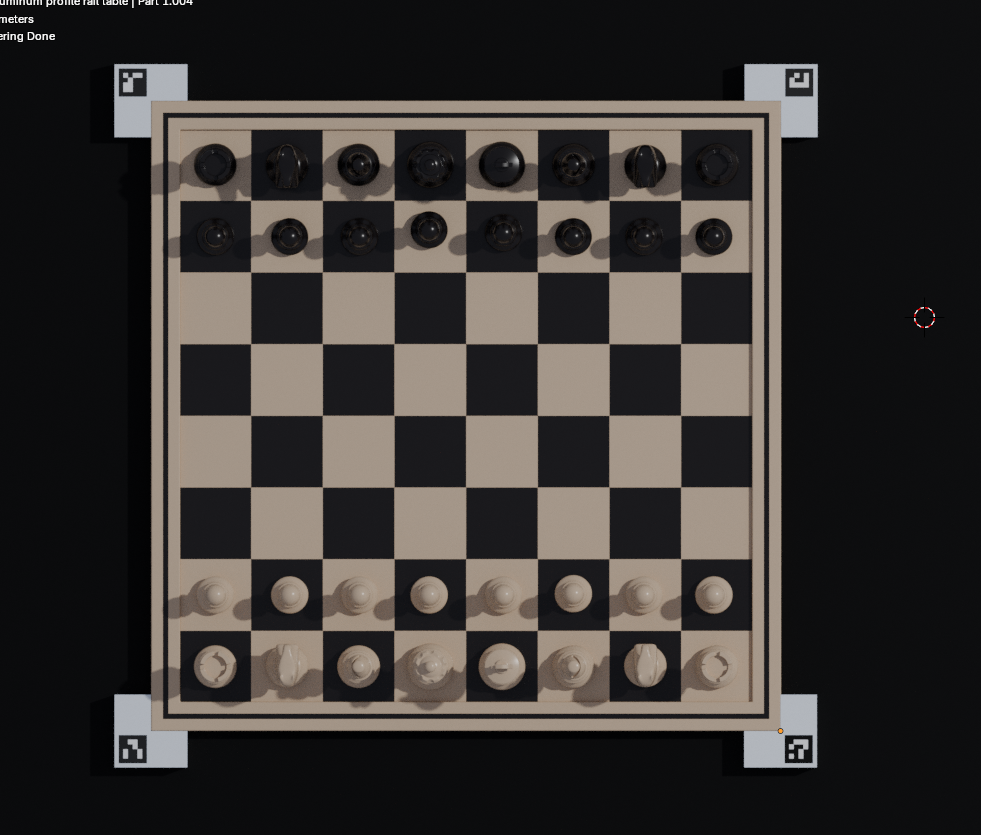
#> input picture vision/test_images/test_1.png, 981 x 835 px
$ python fen_det.py
#> lines starting #> are read from the running program, lines starting #| are printed output that depends on the picture

"""
Detects state of a board by tracking what square states have changed since last turn.
Also constructs board states from detected moves.
Avoids checking if the board is partially occluded.
"""

import chess
import cv2
import numpy as np
from numpy import ndarray
from sklearn.cluster import KMeans
import matplotlib.pyplot as plt
from scipy.signal import find_peaks

import os
BASE_DIR = os.path.dirname(os.path.abspath(__file__))

def detect_markers(im, verbose=False, show=False) -> dict:
    """
    Detects markers in an image of a chess board.
    Returns a list of detected marker positions.
    """
    dictionary = cv2.aruco.getPredefinedDictionary(cv2.aruco.DICT_4X4_50)
    detector = cv2.aruco.ArucoDetector(dictionary)
    corners, ids, _ = detector.detectMarkers(im)

    if verbose:
        print("Detected marker corners:", corners)
        print("Detected marker IDs:", ids)

    marker_poses = {}

    for i in range(len(corners)):
        marker_id = ids[i][0]
        marker_poses[f"marker_{marker_id}"] = corners[i]
        if show:
            # Draw the marker border
            cv2.polylines(im, [corners[i].astype(int)], True, (0, 255, 0), 2)

            # Label each corner
            corner_labels = [
                "TL",
                "TR",
                "BR",
                "BL",
            ]  # top-left, top-right, bottom-right, bottom-left
            for j, pt in enumerate(corners[i][0]):
                pt = tuple(pt.astype(int))
                cv2.circle(im, pt, 5, (0, 0, 255), -1)  # draw small circle
                cv2.putText(
                    im,
                    f"{corner_labels[j]}",
                    (pt[0] + 5, pt[1] - 5),  # offset text a bit
                    cv2.FONT_HERSHEY_SIMPLEX,
                    0.5,
                    (255, 0, 0),
                    1,
                    cv2.LINE_AA,
                )

    if show:
        im_markers = cv2.aruco.drawDetectedMarkers(im.copy(), corners, ids)
        cv2.imshow("Detected Markers", im_markers)
        cv2.waitKey(0)
        cv2.destroyAllWindows()
    return marker_poses


def perspective_correction(im, show=False) -> ndarray:
    """
    Perspective correction using detected markers to align the image of the chess board.
    """
    markers = detect_markers(im, show=show)
    size = (1000, 1000)

    corners_dst = np.array(
        [[0, 0], [size[0] - 1, 0], [size[0] - 1, size[1] - 1], [0, size[1] - 1]],
        dtype=np.float32,
    )

    corners = np.array(
        [
            markers["marker_1"][0][1],
            markers["marker_2"][0][0],
            markers["marker_3"][0][3],
            markers["marker_4"][0][2],
        ],
        dtype=np.float32,
    )

    flat_im = cv2.warpPerspective(
        im, cv2.getPerspectiveTransform(corners, corners_dst), size
    )

    if show:
        cv2.imshow("Corrected", flat_im)
        cv2.waitKey(0)
        cv2.destroyAllWindows()

    return flat_im


def board_size_from_checkers(im, verbose=False, show=False) -> tuple:
    """
    Determines the size of the chess board in terms of number of squares.
    This is done by using a checkerboard pattern detection algorithm to identify
    the corners of the squares on the chessboard, and then counting the number
    of squares along each dimension.
    """
    # Use OpenCV's checkerboard detection
    ret, corners = cv2.findChessboardCorners(im, (3, 7), None)

    # display corners for debugging
    if ret:
        im_corners = cv2.drawChessboardCorners(im.copy(), (3, 7), corners, ret)

        if show:
            cv2.imshow("Checkerboard Corners", im_corners)
            cv2.waitKey(0)
            cv2.destroyAllWindows()

        # Calculate square size
        square_size_x = np.linalg.norm(corners[0] - corners[1])

        if verbose:
            print(corners)
            print(f"Estimated square size: {square_size_x:.1f} pixels")
            print(f"Estimated board size: {board_size:.1f} pixels")

        board_size = 8 * square_size_x

        return board_size, square_size_x
    else:
        print("Checkerboard corners not detected.")
        return None

def crop_img(im, size) -> ndarray:
    """
    Crops the image to just the board area by
    finding the bounding box of the chessboard
    in the flattened image.
    """
    cropped_img = im[
        int(0.5 * im.shape[0] - size // 2) : int(
            0.5 * im.shape[0] + size // 2
        ),
        int(0.5 * im.shape[1] - size // 2) : int(
            0.5 * im.shape[1] + size // 2
        ),
    ]

    return cropped_img


def board_info(square_size, verbose=False) -> dict:
    square_dict = {}

    for i, square in enumerate(chess.SQUARE_NAMES):
        square = chess.square_name(chess.square_mirror(chess.Square(i)))
        row = i // 8
        col = i % 8

        x_l = col * square_size
        x_u = (col + 1) * square_size
        y_l = row * square_size
        y_u = (row + 1) * square_size

        _file = chess.square_file(i)
        _rank = chess.square_rank(i)

        square_dict[square] = {
            "x_lower": x_l,
            "x_upper": x_u,
            "y_lower": y_l,
            "y_upper": y_u,
            "idx": i,
            "occupied": False,
            "noise_score": 0,
            "color": 'white' if (_file + _rank) % 2 == 1 else  'black'
        }

    if verbose:
        print(square_dict)

    return square_dict

def noise_scores(im, square_size, verbose=False, plot=False, folder=False) -> ndarray:
    """
    generate noise score for each
    square by looking at
    the variance of pixel values
    """
    # TODO: The noise scores on each square fall into three buckets,
    #    1. occluded by white piece
    #    2. occluded by black piece
    #    3. empty
    # our goal is to assign true to the occupied field for the first two cases.
    # we cant simply do this with the median as this will
    # cause black squares occluded by black pieces to go unnoticed.
    # we need some other metric extracted from all the samples

    if len(im.shape) == 2:
        im = cv2.cvtColor(im, cv2.COLOR_GRAY2BGR)

    board_dict = board_info(square_size, verbose=verbose)
    noise_scores = []

    for square, bounds in board_dict.items():
        x_l = int(bounds["x_lower"])
        x_u = int(bounds["x_upper"])
        y_l = int(bounds["y_lower"])
        y_u = int(bounds["y_upper"])

        # Add inset to squares as edge misalignments may produce false positives
        inset = 5

        square_img = im[y_l+inset:y_u-inset, x_l+inset:x_u-inset]
        noise_score = np.var(square_img)
        board_dict[square]["noise_score"] = noise_score
        noise_scores.append(noise_score)


    # Determine median noise scores
    # for each type of piece occlusion
    X = np.array(noise_scores).reshape(-1, 1)
    kmeans = KMeans(n_clusters=3, random_state=0).fit(X)

    labels = kmeans.labels_
    centers = sorted(kmeans.cluster_centers_.flatten())
    noise_threshold_black = centers[0]
    noise_threshold_white = (centers[0] + centers[1]) / 2


    for square in chess.SQUARE_NAMES:
        board_dict[square]["occupied"] = (
            board_dict[square]["noise_score"] > (noise_threshold_white if (board_dict[square]["color"] == 'white') else noise_threshold_black)
        )

    if plot:
        # Histogram plot
        plt.figure(figsize=(6,4))
        plt.hist(noise_scores, bins=20)
        plt.title("Noise Score Histogram")
        plt.xlabel("Variance")
        plt.ylabel("Frequency")
        if folder:
            plt.savefig(os.path.join(folder, 'Noise_score_hist.png'))

        # K-Means plot
        plt.figure(figsize=(8, 2))
        plt.scatter(noise_scores, np.zeros_like(noise_scores),
                    c=labels, cmap='viridis', s=80)
        plt.scatter(centers, [0]*len(centers),
                    c='red', marker='x', s=200, linewidths=3)
        plt.yticks([])
        plt.xlabel("Noise Score (Variance)")
        plt.title("KMeans Clustering of Square Noise Scores")
        if folder:
            plt.savefig(os.path.join(folder, 'Noise_score_kmeans.png'))

    if verbose:
        print(f"Centers: {centers}")
        print("Noise scores for each square:")
        for square, score in zip(chess.SQUARES, noise_scores):
            print(f"{square}: {score:.2f} \n")
        print("Square dict: \n")
        print(f"{board_dict}")


    # Overlay green cast on top of occupied squares
    overlay = im.copy()


    for square, info in board_dict.items():
        x_l = int(info["x_lower"])
        x_u = int(info["x_upper"])
        y_l = int(info["y_lower"])
        y_u = int(info["y_upper"])

        # Color occupied squares
        if info["occupied"]:
            overlay[y_l:y_u, x_l:x_u] = (0, 255, 0)

        # ---- ADD TEXT LABEL ----
        text = info["color"]  # "white" or "black"

        # Position text in center of square
        center_x = int((x_l + x_u) / 2)
        center_y = int((y_l + y_u) / 2)

        cv2.putText(
            overlay,
            text,
            (center_x - 20, center_y + 5),  # adjust offset if needed
            cv2.FONT_HERSHEY_SIMPLEX,
            0.4,  # font scale
            (0, 0, 255),  # red text
            1,
            cv2.LINE_AA,
        )

    # Blend overlay with original image
    alpha = 0.3
    overlayed = cv2.addWeighted(overlay, alpha, im, 1 - alpha, 0, im)
    return board_dict, overlayed


def detect_move(im1, im2, verbose=False, show=False, plot=False, folder=False) -> str:
    """
    detects move by comparing two images of the board,
    before and after the opponent's move.
    Returns the move in UCI format.
    This method picks up on changes to squares based on highlights
    and shadows generated by the pieces
    being on squares, and the changes
    in those highlights and shadows when pieces move.

    :param im1: Description
    :param im2: Description
    """
    # Greyscale the images to simplify comparison
    grey1 = cv2.cvtColor(im1, cv2.COLOR_BGR2GRAY)
    grey2 = cv2.cvtColor(im2, cv2.COLOR_BGR2GRAY)

    flat_im_1 = perspective_correction(grey1, show=show)
    flat_im_2 = perspective_correction(grey2, show=show)

    board_size, square_size = board_size_from_checkers(flat_im_1)

    cropped_im_1 = crop_img(flat_im_1, board_size)
    cropped_im_2 = crop_img(flat_im_2, board_size)

    if show:
        cv2.imshow("Flat Image 1", cropped_im_1)
        cv2.imshow("Flat Image 2", cropped_im_2)

        cv2.waitKey(0)
        cv2.destroyAllWindows()

    square_dict_1, overlayed_im_1 = noise_scores(cropped_im_1, square_size, verbose=verbose, plot=plot, folder=folder)
    square_dict_2, overlayed_im_2 = noise_scores(cropped_im_2, square_size, verbose=verbose, plot=plot, folder=folder)

    if show:
        cv2.imshow("Overlayed image 1", overlayed_im_1)
        cv2.imshow("Overlayed image 2", overlayed_im_2)
        cv2.waitKey(0)
        cv2.destroyAllWindows()

    for (square, info_1), (square, info_2) in zip(square_dict_1.items(), square_dict_2.items()):
        if info_1["occupied"] and not info_2["occupied"]:
            now_empty = square
        elif not info_1["occupied"] and info_2["occupied"]:
            now_occluded = square

    move = f"{now_empty}{now_occluded}"

    if verbose:
        print(move)

    if folder:
        cv2.imwrite(os.path.join(folder, 'cropped_image_1.png'), cropped_im_1)
        cv2.imwrite(os.path.join(folder, 'cropped_image_2.png'), cropped_im_2)
        cv2.imwrite(os.path.join(folder, 'persp_correct_image_1.png'), flat_im_1)
        cv2.imwrite(os.path.join(folder, 'persp_correct_image_2.png'), flat_im_2)
        cv2.imwrite(os.path.join(folder, 'overlayed_image_1.png'), overlayed_im_1)
        cv2.imwrite(os.path.join(folder, 'overlayed_image_2.png'), overlayed_im_2)


    return move


images_path = os.path.join(BASE_DIR, "test_images")

image_1_path = os.path.join(images_path, "test_1.png")
image_2_path = os.path.join(images_path, "test_2.png")

detect_move(cv2.imread(image_1_path), cv2.imread(image_2_path),
            verbose=False,
            show=True,
            plot=True, folder=os.path.join(BASE_DIR, 'example_images'))
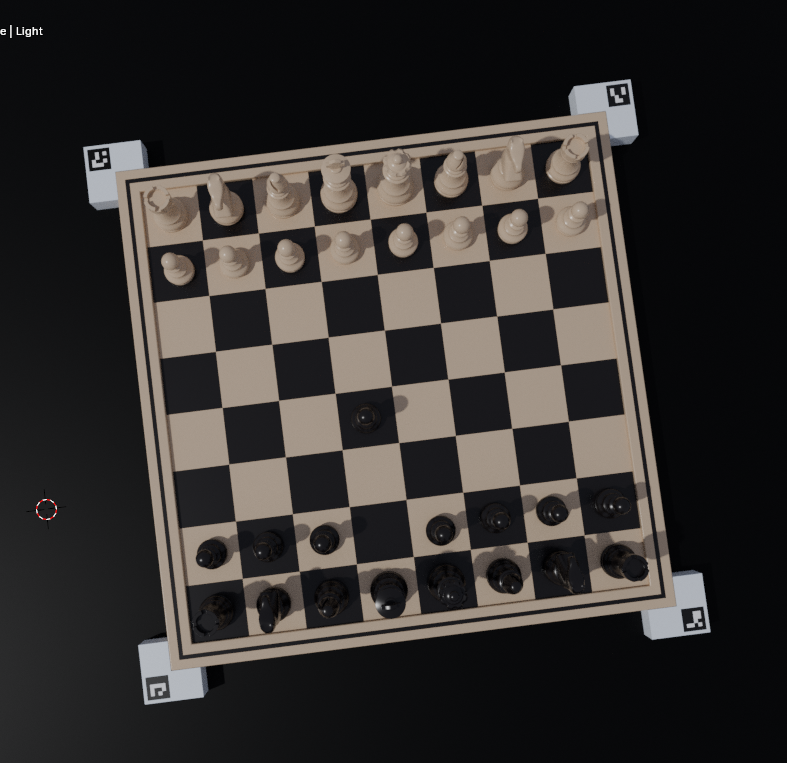
#> input picture vision/test_images/test_2.png, 787 x 763 px
#> in detect_move, im1 is the input picture: shape (835, 981, 3); mean B, G, R 50.5, 52.8, 56.5
#> in detect_move, im2 is the input picture: shape (763, 787, 3); mean B, G, R 46.7, 48.6, 51.8
#> in detect_markers, `corners, ids, _ = detector.detectMarkers(im)`: corners = ([[812, 762], [785, 762], [785, 735], [812, 735]], [[146, 762], [119, 762], [119, 735], [146, 735]], [[812, 95], [786, 96], [785, 69], [812, 69]], [[145, 96], [119, 95], [119, 69], [146, 69]]); ids = [4, 3, 1, 2]
#> the loop in detect_markers, `for i in range(len(corners)):` made 4 passes
#> marker_id on passes 1 to 4: 4, 3, 1, 2
#> after the loop in detect_markers, `for i in range(len(corners)):`:
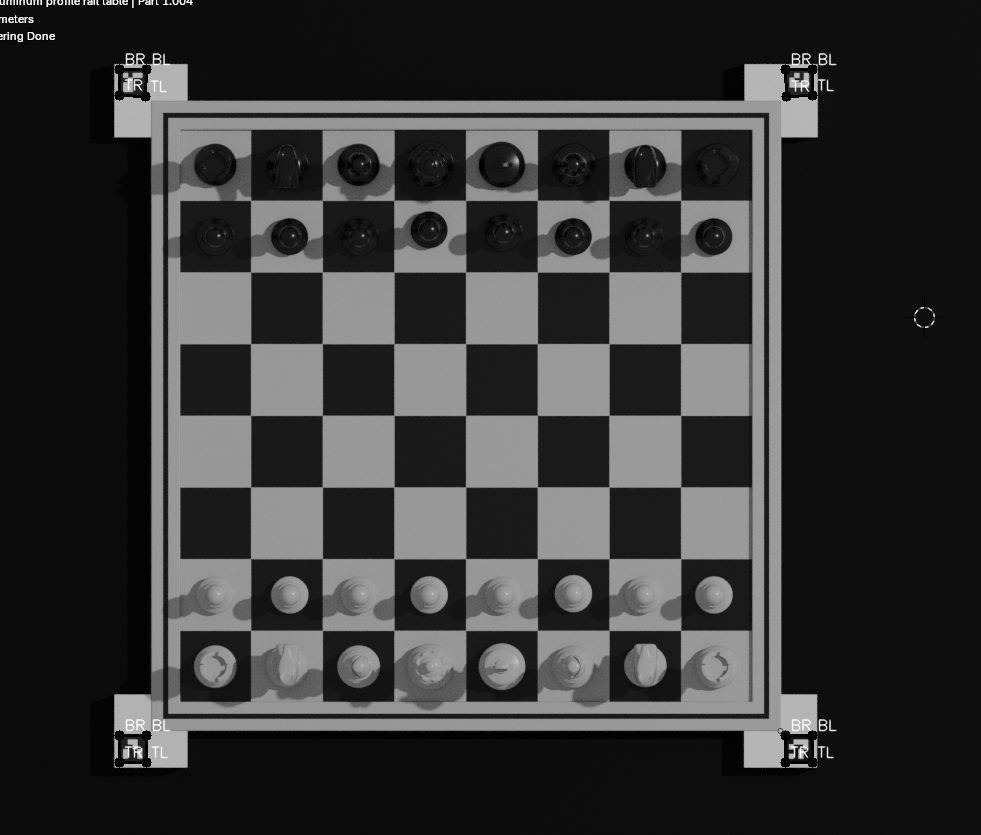
#> im: shape (835, 981); min 0, max 255, mean 53.6
#> after the loop in detect_markers, `for i in range(len(corners)):`: marker_poses = {'marker_4': [[812, 762], [785, 762], [785, 735], [812, 735]], 'marker_3': [[146, 762], [119, 762], [119, 735], [146, 735]], 'marker_1': [[812, 95], [786, 96], [785, 69], [812, 69]], 'marker_2': [[145, 96], [119, 95], [119, 69], [146, 69]]}
#> in perspective_correction, `markers = detect_markers(im, show=show)`: markers has the same summary as marker_poses in detect_markers
#> in perspective_correction, `corners = np.array( [ markers["marker_1"][0][1], markers["marker_2"][0..`: corners = [[786, 96], [145, 96], [146, 735], [785, 735]]
#> in perspective_correction, `flat_im = cv2.warpPerspective( im, cv2.getPerspectiveTransform(corners..`:
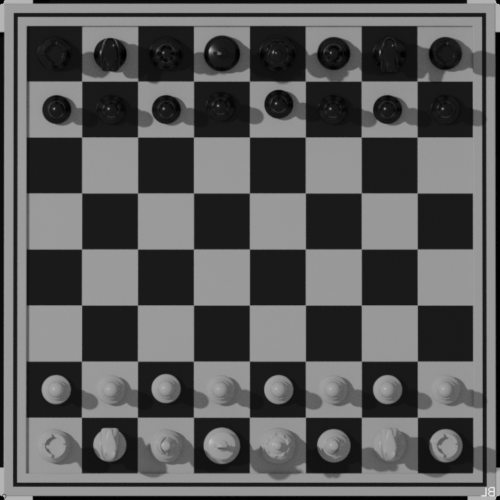
#> flat_im: shape (1000, 1000) (shown at 1/2 size); min 0, max 248, mean 89.5
#> call 2 of perspective_correction, with show = True
#> call 2 of detect_markers, with verbose = False, show = True
#> in detect_markers (call 2), `corners, ids, _ = detector.detectMarkers(im)`: corners = ([[681, 609], [702, 607], [706, 628], [684, 631]], [[146, 678], [167, 675], [169, 697], [148, 700]], [[87, 150], [108, 147], [110, 168], [89, 170]], [[606, 86], [627, 83], [629, 103], [609, 106]]); ids = [2, 1, 4, 3]
#> the loop in detect_markers (call 2), `for i in range(len(corners)):` made 4 passes
#> after the loop in detect_markers (call 2), `for i in range(len(corners)):`:
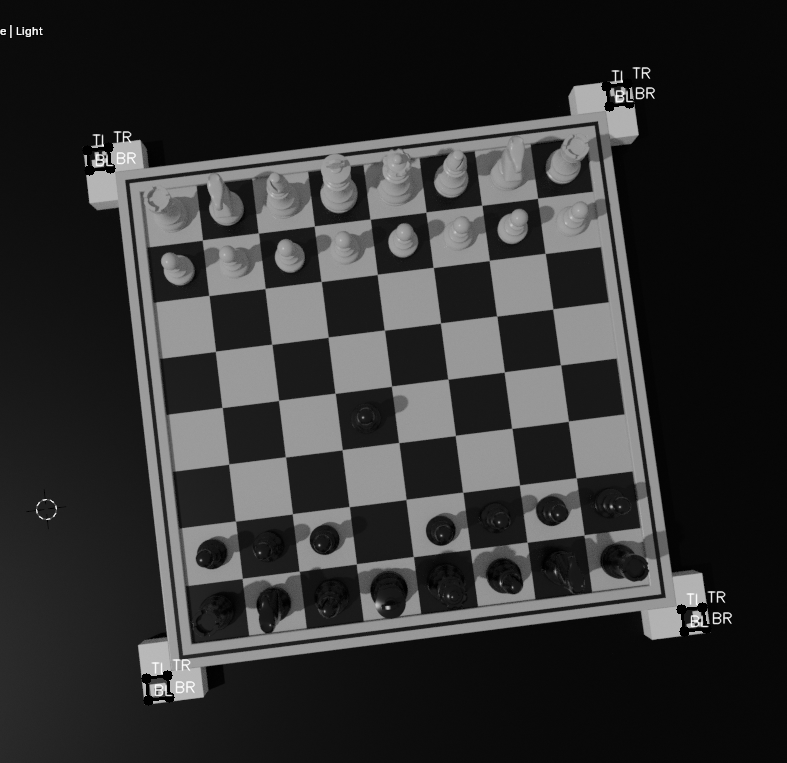
#> im: shape (763, 787); min 0, max 254, mean 49.3
#> after the loop in detect_markers (call 2), `for i in range(len(corners)):`: marker_poses = {'marker_2': [[681, 609], [702, 607], [706, 628], [684, 631]], 'marker_1': [[146, 678], [167, 675], [169, 697], [148, 700]], 'marker_4': [[87, 150], [108, 147], [110, 168], [89, 170]], 'marker_3': [[606, 86], [627, 83], [629, 103], [609, 106]]}
#> in perspective_correction (call 2), `markers = detect_markers(im, show=show)`: markers has the same summary as marker_poses in detect_markers
#> in perspective_correction (call 2), `corners = np.array( [ markers["marker_1"][0][1], markers["marker_2"][0..`: corners = [[167, 675], [681, 609], [609, 106], [110, 168]]
#> in perspective_correction (call 2), `flat_im = cv2.warpPerspective( im, cv2.getPerspectiveTransform(corners..`:
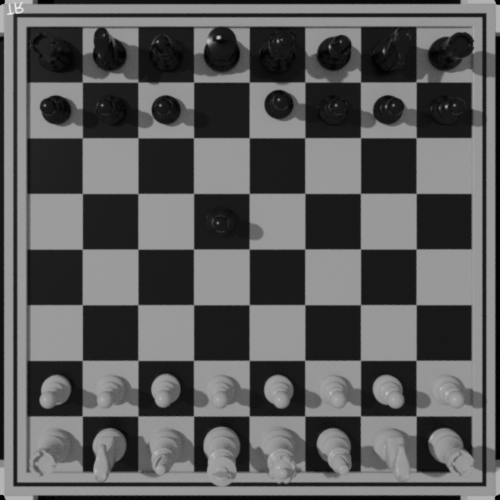
#> flat_im: shape (1000, 1000) (shown at 1/2 size); min 0, max 249, mean 90.6
#> in board_size_from_checkers, `ret, corners = cv2.findChessboardCorners(im, (3, 7), None)`: ret = True; corners = 21 rows, first 8: [834.9, 386.5], [835, 498.5], [835.1, 610.6], [723, 386.3], [723, 498.4], [723.1, 610.6], [611, 386.3], [611, 498.7]
#> in board_size_from_checkers, `square_size_x = np.linalg.norm(corners[0] - corners[1])`: square_size_x = 112
#> in board_size_from_checkers, `board_size = 8 * square_size_x`: board_size = 896
#> in detect_move, `board_size, square_size = board_size_from_checkers(flat_im_1)`: square_size = 112
#> in crop_img, `cropped_img = im[ int(0.5 * im.shape[0] - size // 2) : int( 0.5 * im.s..`:
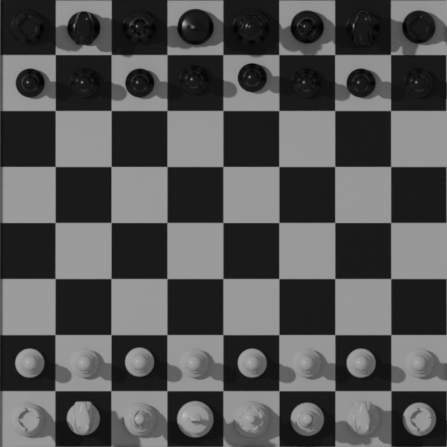
#> cropped_img: shape (894, 894) (shown at 1/2 size); min 1, max 195, mean 83.8
#> call 2 of crop_img, with size = 896
#> in crop_img (call 2), `cropped_img = im[ int(0.5 * im.shape[0] - size // 2) : int( 0.5 * im.s..`:
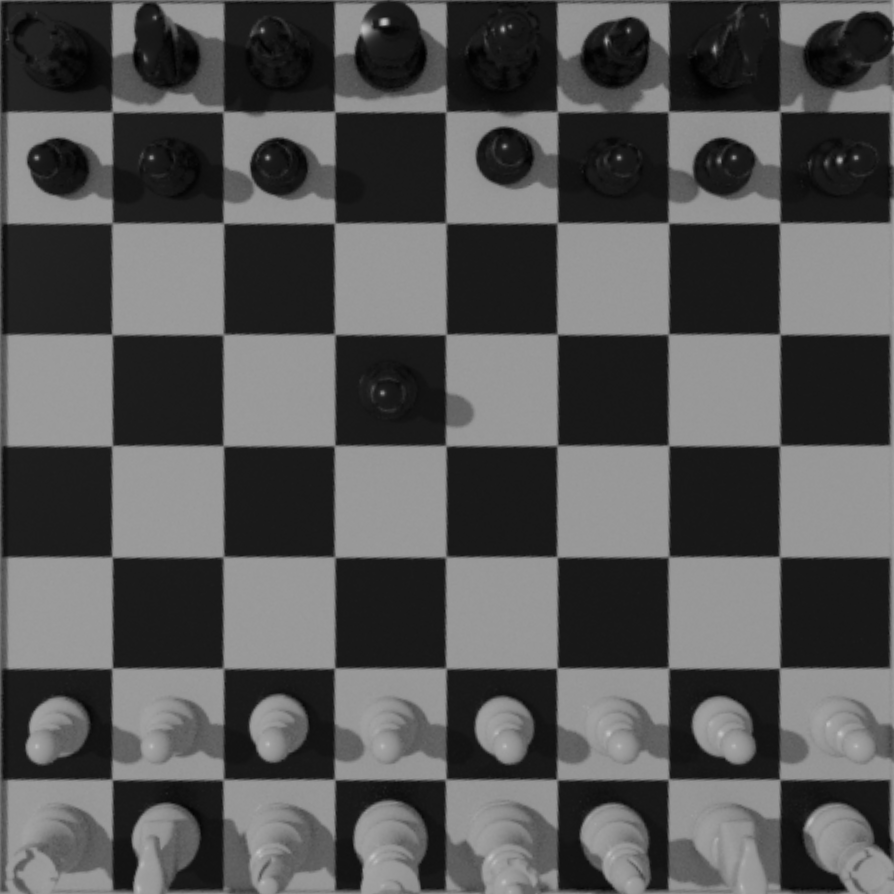
#> cropped_img: shape (894, 894); min 1, max 196, mean 85
#> after the loop in board_info, `for i, square in enumerate(chess.SQUARE_NAMES):`: square_dict = 0 items
#> after the loop in noise_scores, `for square, bounds in board_dict.items():`: noise_scores = []
#> in noise_scores, `X = np.array(noise_scores).reshape(-1, 1)`: X = empty array
#> (the run stopped early here; a loop or call above may not have finished)
